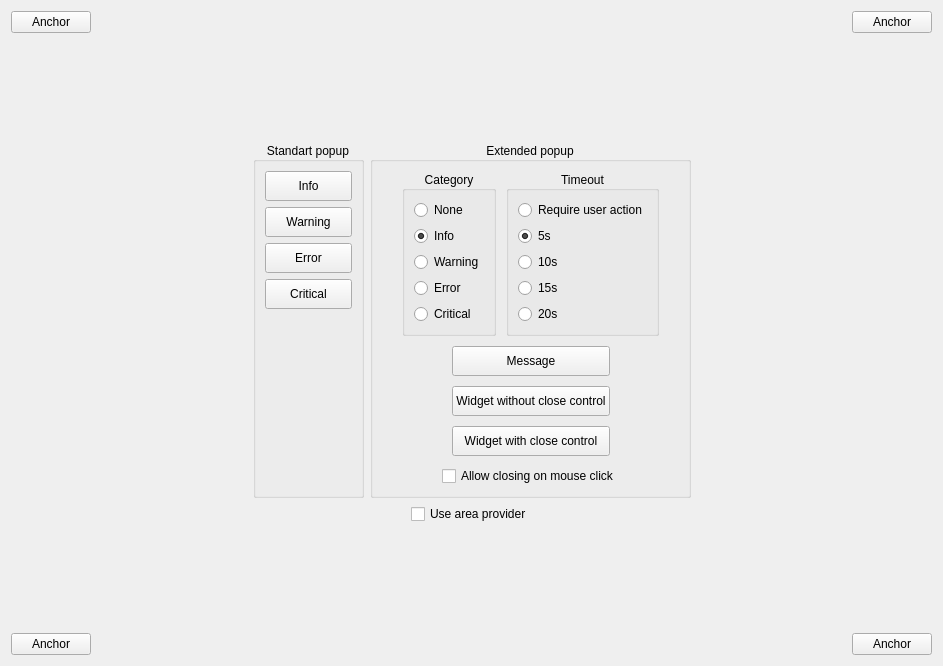
<?xml version="1.0" encoding="UTF-8"?>
<ui version="4.0">
 <class>CPopupTestGuiComp</class>
 <widget class="QWidget" name="CPopupTestGuiComp">
  <property name="geometry">
   <rect>
    <x>0</x>
    <y>0</y>
    <width>943</width>
    <height>666</height>
   </rect>
  </property>
  <property name="windowTitle">
   <string>Form</string>
  </property>
  <layout class="QVBoxLayout" name="verticalLayout_7" stretch="1,1000,1,1,1000,1">
   <item>
    <layout class="QHBoxLayout" name="horizontalLayout_2">
     <item>
      <widget class="QPushButton" name="AnchorTL">
       <property name="text">
        <string>Anchor</string>
       </property>
      </widget>
     </item>
     <item>
      <spacer name="horizontalSpacer">
       <property name="orientation">
        <enum>Qt::Horizontal</enum>
       </property>
       <property name="sizeHint" stdset="0">
        <size>
         <width>40</width>
         <height>20</height>
        </size>
       </property>
      </spacer>
     </item>
     <item>
      <widget class="QPushButton" name="AnchorTR">
       <property name="text">
        <string>Anchor</string>
       </property>
      </widget>
     </item>
    </layout>
   </item>
   <item>
    <spacer name="verticalSpacer">
     <property name="orientation">
      <enum>Qt::Vertical</enum>
     </property>
     <property name="sizeHint" stdset="0">
      <size>
       <width>20</width>
       <height>40</height>
      </size>
     </property>
    </spacer>
   </item>
   <item>
    <layout class="QHBoxLayout" name="horizontalLayout_4" stretch="100,1,1,100">
     <item>
      <spacer name="horizontalSpacer_3">
       <property name="orientation">
        <enum>Qt::Horizontal</enum>
       </property>
       <property name="sizeHint" stdset="0">
        <size>
         <width>40</width>
         <height>20</height>
        </size>
       </property>
      </spacer>
     </item>
     <item>
      <layout class="QVBoxLayout" name="verticalLayout_2">
       <item>
        <widget class="QGroupBox" name="groupBox">
         <property name="sizePolicy">
          <sizepolicy hsizetype="Minimum" vsizetype="Preferred">
           <horstretch>0</horstretch>
           <verstretch>0</verstretch>
          </sizepolicy>
         </property>
         <property name="title">
          <string>Standart popup</string>
         </property>
         <property name="alignment">
          <set>Qt::AlignCenter</set>
         </property>
         <layout class="QVBoxLayout" name="verticalLayout_3">
          <item>
           <widget class="QPushButton" name="InfoButton">
            <property name="minimumSize">
             <size>
              <width>0</width>
              <height>30</height>
             </size>
            </property>
            <property name="text">
             <string>Info</string>
            </property>
           </widget>
          </item>
          <item>
           <widget class="QPushButton" name="WarningButton">
            <property name="minimumSize">
             <size>
              <width>0</width>
              <height>30</height>
             </size>
            </property>
            <property name="text">
             <string>Warning</string>
            </property>
           </widget>
          </item>
          <item>
           <widget class="QPushButton" name="ErrorButton">
            <property name="minimumSize">
             <size>
              <width>0</width>
              <height>30</height>
             </size>
            </property>
            <property name="text">
             <string>Error</string>
            </property>
           </widget>
          </item>
          <item>
           <widget class="QPushButton" name="CriticalButton">
            <property name="minimumSize">
             <size>
              <width>0</width>
              <height>30</height>
             </size>
            </property>
            <property name="text">
             <string>Critical</string>
            </property>
           </widget>
          </item>
          <item>
           <spacer name="verticalSpacer_3">
            <property name="orientation">
             <enum>Qt::Vertical</enum>
            </property>
            <property name="sizeHint" stdset="0">
             <size>
              <width>20</width>
              <height>181</height>
             </size>
            </property>
           </spacer>
          </item>
         </layout>
        </widget>
       </item>
      </layout>
     </item>
     <item>
      <widget class="QGroupBox" name="groupBox_3">
       <property name="sizePolicy">
        <sizepolicy hsizetype="Minimum" vsizetype="Preferred">
         <horstretch>0</horstretch>
         <verstretch>0</verstretch>
        </sizepolicy>
       </property>
       <property name="title">
        <string>Extended popup</string>
       </property>
       <property name="alignment">
        <set>Qt::AlignCenter</set>
       </property>
       <layout class="QVBoxLayout" name="verticalLayout_6">
        <property name="spacing">
         <number>10</number>
        </property>
        <item>
         <layout class="QHBoxLayout" name="horizontalLayout_5">
          <item>
           <spacer name="horizontalSpacer_7">
            <property name="orientation">
             <enum>Qt::Horizontal</enum>
            </property>
            <property name="sizeType">
             <enum>QSizePolicy::Fixed</enum>
            </property>
            <property name="sizeHint" stdset="0">
             <size>
              <width>20</width>
              <height>20</height>
             </size>
            </property>
           </spacer>
          </item>
          <item>
           <layout class="QHBoxLayout" name="horizontalLayout">
            <item>
             <widget class="QGroupBox" name="groupBox_4">
              <property name="sizePolicy">
               <sizepolicy hsizetype="Minimum" vsizetype="Preferred">
                <horstretch>0</horstretch>
                <verstretch>0</verstretch>
               </sizepolicy>
              </property>
              <property name="title">
               <string>Category</string>
              </property>
              <property name="alignment">
               <set>Qt::AlignCenter</set>
              </property>
              <layout class="QVBoxLayout" name="verticalLayout_5">
               <item>
                <widget class="QRadioButton" name="None">
                 <property name="text">
                  <string>None</string>
                 </property>
                </widget>
               </item>
               <item>
                <widget class="QRadioButton" name="Info">
                 <property name="text">
                  <string>Info</string>
                 </property>
                 <property name="checked">
                  <bool>true</bool>
                 </property>
                </widget>
               </item>
               <item>
                <widget class="QRadioButton" name="Warning">
                 <property name="text">
                  <string>Warning</string>
                 </property>
                </widget>
               </item>
               <item>
                <widget class="QRadioButton" name="Error">
                 <property name="text">
                  <string>Error</string>
                 </property>
                </widget>
               </item>
               <item>
                <widget class="QRadioButton" name="Critical">
                 <property name="text">
                  <string>Critical</string>
                 </property>
                </widget>
               </item>
              </layout>
             </widget>
            </item>
            <item>
             <widget class="QGroupBox" name="groupBox_2">
              <property name="sizePolicy">
               <sizepolicy hsizetype="Minimum" vsizetype="Preferred">
                <horstretch>0</horstretch>
                <verstretch>0</verstretch>
               </sizepolicy>
              </property>
              <property name="title">
               <string>Timeout</string>
              </property>
              <property name="alignment">
               <set>Qt::AlignCenter</set>
              </property>
              <layout class="QVBoxLayout" name="verticalLayout_4">
               <item>
                <widget class="QRadioButton" name="TimeoutUser">
                 <property name="text">
                  <string>Require user action</string>
                 </property>
                </widget>
               </item>
               <item>
                <widget class="QRadioButton" name="Timeout5">
                 <property name="text">
                  <string>5s</string>
                 </property>
                 <property name="checked">
                  <bool>true</bool>
                 </property>
                </widget>
               </item>
               <item>
                <widget class="QRadioButton" name="Timeout10">
                 <property name="text">
                  <string>10s</string>
                 </property>
                </widget>
               </item>
               <item>
                <widget class="QRadioButton" name="Timeout15">
                 <property name="text">
                  <string>15s</string>
                 </property>
                </widget>
               </item>
               <item>
                <widget class="QRadioButton" name="Timeout20">
                 <property name="text">
                  <string>20s</string>
                 </property>
                </widget>
               </item>
              </layout>
             </widget>
            </item>
           </layout>
          </item>
          <item>
           <spacer name="horizontalSpacer_8">
            <property name="orientation">
             <enum>Qt::Horizontal</enum>
            </property>
            <property name="sizeType">
             <enum>QSizePolicy::Fixed</enum>
            </property>
            <property name="sizeHint" stdset="0">
             <size>
              <width>20</width>
              <height>20</height>
             </size>
            </property>
           </spacer>
          </item>
         </layout>
        </item>
        <item>
         <layout class="QHBoxLayout" name="horizontalLayout_6">
          <item>
           <spacer name="horizontalSpacer_9">
            <property name="orientation">
             <enum>Qt::Horizontal</enum>
            </property>
            <property name="sizeHint" stdset="0">
             <size>
              <width>40</width>
              <height>20</height>
             </size>
            </property>
           </spacer>
          </item>
          <item>
           <layout class="QVBoxLayout" name="verticalLayout">
            <item>
             <widget class="QPushButton" name="MessageButton">
              <property name="minimumSize">
               <size>
                <width>0</width>
                <height>30</height>
               </size>
              </property>
              <property name="text">
               <string>Message</string>
              </property>
             </widget>
            </item>
            <item>
             <widget class="QPushButton" name="WidgetButton">
              <property name="minimumSize">
               <size>
                <width>0</width>
                <height>30</height>
               </size>
              </property>
              <property name="text">
               <string>Widget without close control</string>
              </property>
             </widget>
            </item>
            <item>
             <widget class="QPushButton" name="WidgetControlsButton">
              <property name="minimumSize">
               <size>
                <width>0</width>
                <height>30</height>
               </size>
              </property>
              <property name="text">
               <string>Widget with close control</string>
              </property>
             </widget>
            </item>
           </layout>
          </item>
          <item>
           <spacer name="horizontalSpacer_4">
            <property name="orientation">
             <enum>Qt::Horizontal</enum>
            </property>
            <property name="sizeHint" stdset="0">
             <size>
              <width>40</width>
              <height>20</height>
             </size>
            </property>
           </spacer>
          </item>
         </layout>
        </item>
        <item>
         <layout class="QHBoxLayout" name="horizontalLayout_7">
          <item>
           <spacer name="horizontalSpacer_10">
            <property name="orientation">
             <enum>Qt::Horizontal</enum>
            </property>
            <property name="sizeHint" stdset="0">
             <size>
              <width>40</width>
              <height>20</height>
             </size>
            </property>
           </spacer>
          </item>
          <item>
           <widget class="QCheckBox" name="AllowClosing">
            <property name="text">
             <string>Allow closing on mouse click</string>
            </property>
           </widget>
          </item>
          <item>
           <spacer name="horizontalSpacer_11">
            <property name="orientation">
             <enum>Qt::Horizontal</enum>
            </property>
            <property name="sizeHint" stdset="0">
             <size>
              <width>40</width>
              <height>20</height>
             </size>
            </property>
           </spacer>
          </item>
         </layout>
        </item>
       </layout>
      </widget>
     </item>
     <item>
      <spacer name="horizontalSpacer_5">
       <property name="orientation">
        <enum>Qt::Horizontal</enum>
       </property>
       <property name="sizeHint" stdset="0">
        <size>
         <width>40</width>
         <height>20</height>
        </size>
       </property>
      </spacer>
     </item>
    </layout>
   </item>
   <item>
    <layout class="QHBoxLayout" name="horizontalLayout_8">
     <item>
      <spacer name="horizontalSpacer_6">
       <property name="orientation">
        <enum>Qt::Horizontal</enum>
       </property>
       <property name="sizeHint" stdset="0">
        <size>
         <width>40</width>
         <height>20</height>
        </size>
       </property>
      </spacer>
     </item>
     <item>
      <widget class="QCheckBox" name="UseAreaProvider">
       <property name="text">
        <string>Use area provider</string>
       </property>
      </widget>
     </item>
     <item>
      <spacer name="horizontalSpacer_12">
       <property name="orientation">
        <enum>Qt::Horizontal</enum>
       </property>
       <property name="sizeHint" stdset="0">
        <size>
         <width>40</width>
         <height>20</height>
        </size>
       </property>
      </spacer>
     </item>
    </layout>
   </item>
   <item>
    <spacer name="verticalSpacer_2">
     <property name="orientation">
      <enum>Qt::Vertical</enum>
     </property>
     <property name="sizeHint" stdset="0">
      <size>
       <width>20</width>
       <height>40</height>
      </size>
     </property>
    </spacer>
   </item>
   <item>
    <layout class="QHBoxLayout" name="horizontalLayout_3">
     <item>
      <widget class="QPushButton" name="AnchorBL">
       <property name="text">
        <string>Anchor</string>
       </property>
      </widget>
     </item>
     <item>
      <spacer name="horizontalSpacer_2">
       <property name="orientation">
        <enum>Qt::Horizontal</enum>
       </property>
       <property name="sizeHint" stdset="0">
        <size>
         <width>40</width>
         <height>20</height>
        </size>
       </property>
      </spacer>
     </item>
     <item>
      <widget class="QPushButton" name="AnchorBR">
       <property name="text">
        <string>Anchor</string>
       </property>
      </widget>
     </item>
    </layout>
   </item>
  </layout>
 </widget>
 <resources>
  <include location="imtguidark.qrc"/>
 </resources>
 <connections/>
</ui>
